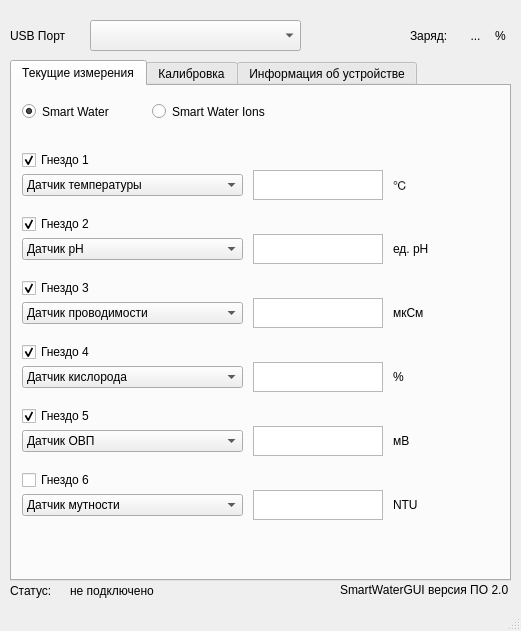
<?xml version="1.0" encoding="UTF-8"?>
<ui version="4.0">
 <class>MainWindow</class>
 <widget class="QMainWindow" name="MainWindow">
  <property name="geometry">
   <rect>
    <x>0</x>
    <y>0</y>
    <width>521</width>
    <height>631</height>
   </rect>
  </property>
  <property name="windowTitle">
   <string>SmartWaterGUI</string>
  </property>
  <property name="autoFillBackground">
   <bool>false</bool>
  </property>
  <widget class="QWidget" name="centralwidget">
   <widget class="QTabWidget" name="tabWidget">
    <property name="geometry">
     <rect>
      <x>10</x>
      <y>60</y>
      <width>501</width>
      <height>521</height>
     </rect>
    </property>
    <property name="currentIndex">
     <number>0</number>
    </property>
    <widget class="QWidget" name="tabSensorsMeas">
     <attribute name="title">
      <string>Текущие измерения</string>
     </attribute>
     <widget class="QWidget" name="verticalLayoutWidget_3">
      <property name="geometry">
       <rect>
        <x>10</x>
        <y>50</y>
        <width>421</width>
        <height>403</height>
       </rect>
      </property>
      <layout class="QVBoxLayout" name="layoutSensorsMeas" stretch="0,0,0,0,0,0">
       <property name="spacing">
        <number>0</number>
       </property>
       <property name="sizeConstraint">
        <enum>QLayout::SetDefaultConstraint</enum>
       </property>
       <property name="leftMargin">
        <number>0</number>
       </property>
       <property name="topMargin">
        <number>0</number>
       </property>
       <property name="bottomMargin">
        <number>0</number>
       </property>
       <item>
        <layout class="QVBoxLayout" name="verticalLayoutSensor_1">
         <item>
          <widget class="QCheckBox" name="checkBoxSensor_1">
           <property name="text">
            <string>Гнездо 1</string>
           </property>
           <property name="checked">
            <bool>true</bool>
           </property>
          </widget>
         </item>
         <item>
          <layout class="QHBoxLayout" name="horizontalLayoutSensor_1">
           <property name="spacing">
            <number>10</number>
           </property>
           <item>
            <widget class="QComboBox" name="comboBoxSensor_1">
             <item>
              <property name="text">
               <string>Датчик температуры</string>
              </property>
             </item>
            </widget>
           </item>
           <item>
            <widget class="QTextBrowser" name="dataMeasSensor_1">
             <property name="maximumSize">
              <size>
               <width>130</width>
               <height>30</height>
              </size>
             </property>
            </widget>
           </item>
           <item>
            <widget class="QLabel" name="labelUnitsSensor_1">
             <property name="maximumSize">
              <size>
               <width>50</width>
               <height>16777215</height>
              </size>
             </property>
             <property name="text">
              <string>℃</string>
             </property>
            </widget>
           </item>
          </layout>
         </item>
        </layout>
       </item>
       <item>
        <layout class="QVBoxLayout" name="verticalLayoutSensor_2">
         <property name="sizeConstraint">
          <enum>QLayout::SetDefaultConstraint</enum>
         </property>
         <item>
          <widget class="QCheckBox" name="checkBoxSensor_2">
           <property name="text">
            <string>Гнездо 2</string>
           </property>
           <property name="checked">
            <bool>true</bool>
           </property>
          </widget>
         </item>
         <item>
          <layout class="QHBoxLayout" name="horizontalLayoutSensor_2">
           <property name="spacing">
            <number>10</number>
           </property>
           <property name="sizeConstraint">
            <enum>QLayout::SetDefaultConstraint</enum>
           </property>
           <item>
            <widget class="QComboBox" name="comboBoxSensor_2">
             <item>
              <property name="text">
               <string>Датчик рН</string>
              </property>
             </item>
            </widget>
           </item>
           <item>
            <widget class="QTextBrowser" name="dataMeasSensor_2">
             <property name="maximumSize">
              <size>
               <width>130</width>
               <height>30</height>
              </size>
             </property>
            </widget>
           </item>
           <item>
            <widget class="QLabel" name="labelUnitsSensor_2">
             <property name="maximumSize">
              <size>
               <width>50</width>
               <height>16777215</height>
              </size>
             </property>
             <property name="text">
              <string>ед. рН</string>
             </property>
            </widget>
           </item>
          </layout>
         </item>
        </layout>
       </item>
       <item>
        <layout class="QVBoxLayout" name="verticalLayoutSensor_3">
         <item>
          <widget class="QCheckBox" name="checkBoxSensor_3">
           <property name="text">
            <string>Гнездо 3</string>
           </property>
           <property name="checked">
            <bool>true</bool>
           </property>
          </widget>
         </item>
         <item>
          <layout class="QHBoxLayout" name="horizontalLayoutSensor_3">
           <property name="spacing">
            <number>10</number>
           </property>
           <item>
            <widget class="QComboBox" name="comboBoxSensor_3">
             <item>
              <property name="text">
               <string>Датчик проводимости</string>
              </property>
             </item>
            </widget>
           </item>
           <item>
            <widget class="QTextBrowser" name="dataMeasSensor_3">
             <property name="maximumSize">
              <size>
               <width>130</width>
               <height>30</height>
              </size>
             </property>
            </widget>
           </item>
           <item>
            <widget class="QLabel" name="labelUnitsSensor_3">
             <property name="maximumSize">
              <size>
               <width>50</width>
               <height>16777215</height>
              </size>
             </property>
             <property name="text">
              <string>мкСм</string>
             </property>
            </widget>
           </item>
          </layout>
         </item>
        </layout>
       </item>
       <item>
        <layout class="QVBoxLayout" name="verticalLayoutSensor_4">
         <item>
          <widget class="QCheckBox" name="checkBoxSensor_4">
           <property name="text">
            <string>Гнездо 4</string>
           </property>
           <property name="checked">
            <bool>true</bool>
           </property>
          </widget>
         </item>
         <item>
          <layout class="QHBoxLayout" name="horizontalLayoutSensor_4">
           <property name="spacing">
            <number>10</number>
           </property>
           <item>
            <widget class="QComboBox" name="comboBoxSensor_4">
             <item>
              <property name="text">
               <string>Датчик кислорода</string>
              </property>
             </item>
            </widget>
           </item>
           <item>
            <widget class="QTextBrowser" name="dataMeasSensor_4">
             <property name="maximumSize">
              <size>
               <width>130</width>
               <height>30</height>
              </size>
             </property>
            </widget>
           </item>
           <item>
            <widget class="QLabel" name="labelUnitsSensor_4">
             <property name="maximumSize">
              <size>
               <width>50</width>
               <height>16777215</height>
              </size>
             </property>
             <property name="text">
              <string>%</string>
             </property>
            </widget>
           </item>
          </layout>
         </item>
        </layout>
       </item>
       <item>
        <layout class="QVBoxLayout" name="verticalLayoutSensor_5">
         <item>
          <widget class="QCheckBox" name="checkBoxSensor_5">
           <property name="text">
            <string>Гнездо 5</string>
           </property>
           <property name="checked">
            <bool>true</bool>
           </property>
          </widget>
         </item>
         <item>
          <layout class="QHBoxLayout" name="horizontalLayoutSensor_5">
           <property name="spacing">
            <number>10</number>
           </property>
           <item>
            <widget class="QComboBox" name="comboBoxSensor_5">
             <item>
              <property name="text">
               <string>Датчик ОВП</string>
              </property>
             </item>
            </widget>
           </item>
           <item>
            <widget class="QTextBrowser" name="dataMeasSensor_5">
             <property name="maximumSize">
              <size>
               <width>130</width>
               <height>30</height>
              </size>
             </property>
            </widget>
           </item>
           <item>
            <widget class="QLabel" name="labelUnitsSensor_5">
             <property name="maximumSize">
              <size>
               <width>50</width>
               <height>16777215</height>
              </size>
             </property>
             <property name="text">
              <string>мВ</string>
             </property>
            </widget>
           </item>
          </layout>
         </item>
        </layout>
       </item>
       <item>
        <layout class="QVBoxLayout" name="verticalLayoutSensor_6">
         <item>
          <widget class="QCheckBox" name="checkBoxSensor_6">
           <property name="text">
            <string>Гнездо 6</string>
           </property>
           <property name="checked">
            <bool>false</bool>
           </property>
          </widget>
         </item>
         <item>
          <layout class="QHBoxLayout" name="horizontalLayoutSensor_6">
           <property name="spacing">
            <number>10</number>
           </property>
           <item>
            <widget class="QComboBox" name="comboBoxSensor_6">
             <item>
              <property name="text">
               <string>Датчик мутности</string>
              </property>
             </item>
            </widget>
           </item>
           <item>
            <widget class="QTextBrowser" name="dataMeasSensor_6">
             <property name="maximumSize">
              <size>
               <width>130</width>
               <height>30</height>
              </size>
             </property>
            </widget>
           </item>
           <item>
            <widget class="QLabel" name="labelUnitsSensor_6">
             <property name="maximumSize">
              <size>
               <width>50</width>
               <height>16777215</height>
              </size>
             </property>
             <property name="text">
              <string>NTU</string>
             </property>
            </widget>
           </item>
          </layout>
         </item>
        </layout>
       </item>
      </layout>
     </widget>
     <widget class="QRadioButton" name="radioButtonSW">
      <property name="geometry">
       <rect>
        <x>10</x>
        <y>10</y>
        <width>111</width>
        <height>31</height>
       </rect>
      </property>
      <property name="text">
       <string>Smart Water</string>
      </property>
      <property name="checked">
       <bool>true</bool>
      </property>
     </widget>
     <widget class="QRadioButton" name="radioButtonSWIons">
      <property name="geometry">
       <rect>
        <x>140</x>
        <y>10</y>
        <width>141</width>
        <height>31</height>
       </rect>
      </property>
      <property name="text">
       <string>Smart Water Ions</string>
      </property>
     </widget>
    </widget>
    <widget class="QWidget" name="tabCalibration">
     <attribute name="title">
      <string>Калибровка</string>
     </attribute>
     <widget class="QComboBox" name="boxSensors">
      <property name="geometry">
       <rect>
        <x>270</x>
        <y>10</y>
        <width>211</width>
        <height>31</height>
       </rect>
      </property>
     </widget>
     <widget class="QLabel" name="labelSensors">
      <property name="geometry">
       <rect>
        <x>10</x>
        <y>16</y>
        <width>71</width>
        <height>21</height>
       </rect>
      </property>
      <property name="text">
       <string>Датчик</string>
      </property>
     </widget>
     <widget class="QLabel" name="labelCalibrationSolution">
      <property name="geometry">
       <rect>
        <x>10</x>
        <y>50</y>
        <width>181</width>
        <height>31</height>
       </rect>
      </property>
      <property name="text">
       <string>Калибровочный раствор</string>
      </property>
     </widget>
     <widget class="QComboBox" name="boxCalibrationSolution">
      <property name="geometry">
       <rect>
        <x>270</x>
        <y>50</y>
        <width>211</width>
        <height>31</height>
       </rect>
      </property>
     </widget>
     <widget class="QPushButton" name="pushButtonStartCalibration">
      <property name="geometry">
       <rect>
        <x>150</x>
        <y>140</y>
        <width>211</width>
        <height>41</height>
       </rect>
      </property>
      <property name="text">
       <string>Начать калибровку</string>
      </property>
     </widget>
     <widget class="QLabel" name="labelStabilisationTime">
      <property name="geometry">
       <rect>
        <x>10</x>
        <y>90</y>
        <width>181</width>
        <height>31</height>
       </rect>
      </property>
      <property name="text">
       <string>Время стабилизации</string>
      </property>
     </widget>
     <widget class="QComboBox" name="boxStabilisationTime">
      <property name="geometry">
       <rect>
        <x>270</x>
        <y>90</y>
        <width>211</width>
        <height>31</height>
       </rect>
      </property>
      <item>
       <property name="text">
        <string>1 минута</string>
       </property>
      </item>
      <item>
       <property name="text">
        <string>2 минуты</string>
       </property>
      </item>
      <item>
       <property name="text">
        <string>3 минуты</string>
       </property>
      </item>
      <item>
       <property name="text">
        <string>4 минуты</string>
       </property>
      </item>
      <item>
       <property name="text">
        <string>5 минут</string>
       </property>
      </item>
     </widget>
     <widget class="QProgressBar" name="progressBarCalibration">
      <property name="geometry">
       <rect>
        <x>10</x>
        <y>440</y>
        <width>471</width>
        <height>31</height>
       </rect>
      </property>
      <property name="value">
       <number>24</number>
      </property>
     </widget>
     <widget class="QTextBrowser" name="textCalibrationValues">
      <property name="geometry">
       <rect>
        <x>10</x>
        <y>260</y>
        <width>161</width>
        <height>151</height>
       </rect>
      </property>
     </widget>
     <widget class="QLabel" name="labelCalibrationValues_1">
      <property name="geometry">
       <rect>
        <x>10</x>
        <y>210</y>
        <width>151</width>
        <height>21</height>
       </rect>
      </property>
      <property name="text">
       <string>Калибровочные</string>
      </property>
     </widget>
     <widget class="QLabel" name="labelCalibrationValues_2">
      <property name="geometry">
       <rect>
        <x>10</x>
        <y>230</y>
        <width>151</width>
        <height>21</height>
       </rect>
      </property>
      <property name="text">
       <string>значения:</string>
      </property>
     </widget>
     <widget class="PlotWidget" name="graphicsViewCalibration" native="true">
      <property name="geometry">
       <rect>
        <x>179</x>
        <y>209</y>
        <width>301</width>
        <height>221</height>
       </rect>
      </property>
     </widget>
    </widget>
    <widget class="QWidget" name="tabFirmwareInfo">
     <attribute name="title">
      <string>Информация об устройстве</string>
     </attribute>
     <widget class="QLabel" name="labelDeviceInfo">
      <property name="geometry">
       <rect>
        <x>10</x>
        <y>10</y>
        <width>221</width>
        <height>21</height>
       </rect>
      </property>
      <property name="font">
       <font>
        <weight>75</weight>
        <bold>true</bold>
       </font>
      </property>
      <property name="text">
       <string>Информация об устройстве</string>
      </property>
     </widget>
     <widget class="QWidget" name="verticalLayoutWidget_2">
      <property name="geometry">
       <rect>
        <x>10</x>
        <y>50</y>
        <width>481</width>
        <height>171</height>
       </rect>
      </property>
      <layout class="QVBoxLayout" name="verticalLayoutDeviceInfo">
       <item>
        <layout class="QHBoxLayout" name="horizontalLayoutDeviceName">
         <item>
          <widget class="QLabel" name="labelDeviceName">
           <property name="maximumSize">
            <size>
             <width>180</width>
             <height>16777215</height>
            </size>
           </property>
           <property name="text">
            <string>Имя устройства:</string>
           </property>
          </widget>
         </item>
         <item>
          <widget class="QLabel" name="dataDeviceName">
           <property name="text">
            <string>...</string>
           </property>
          </widget>
         </item>
        </layout>
       </item>
       <item>
        <layout class="QHBoxLayout" name="horizontalLayoutSerialID">
         <item>
          <widget class="QLabel" name="labelSerialID">
           <property name="maximumSize">
            <size>
             <width>180</width>
             <height>16777215</height>
            </size>
           </property>
           <property name="text">
            <string>Serial ID:</string>
           </property>
          </widget>
         </item>
         <item>
          <widget class="QLabel" name="dataSerialID">
           <property name="text">
            <string>...</string>
           </property>
          </widget>
         </item>
        </layout>
       </item>
       <item>
        <layout class="QHBoxLayout" name="horizontalLayoutFirmware">
         <item>
          <widget class="QLabel" name="labelFirmware">
           <property name="maximumSize">
            <size>
             <width>180</width>
             <height>16777215</height>
            </size>
           </property>
           <property name="text">
            <string>Прошивка:</string>
           </property>
          </widget>
         </item>
         <item>
          <widget class="QLabel" name="dataFirmware">
           <property name="text">
            <string>...</string>
           </property>
          </widget>
         </item>
        </layout>
       </item>
       <item>
        <layout class="QHBoxLayout" name="horizontalLayoutFirmwareVersion">
         <item>
          <widget class="QLabel" name="labelFirmwareVersion">
           <property name="maximumSize">
            <size>
             <width>180</width>
             <height>16777215</height>
            </size>
           </property>
           <property name="text">
            <string>Версия прошивки:</string>
           </property>
          </widget>
         </item>
         <item>
          <widget class="QLabel" name="dataFirmwareVersion">
           <property name="text">
            <string>...</string>
           </property>
          </widget>
         </item>
        </layout>
       </item>
       <item>
        <layout class="QHBoxLayout" name="horizontalLayoutmd5">
         <item>
          <widget class="QLabel" name="labelmd5">
           <property name="maximumSize">
            <size>
             <width>180</width>
             <height>16777215</height>
            </size>
           </property>
           <property name="text">
            <string>md5 hash:</string>
           </property>
          </widget>
         </item>
         <item>
          <widget class="QLabel" name="datamd5">
           <property name="text">
            <string>...</string>
           </property>
          </widget>
         </item>
        </layout>
       </item>
      </layout>
     </widget>
    </widget>
   </widget>
   <widget class="QLabel" name="labelUSBPort">
    <property name="geometry">
     <rect>
      <x>10</x>
      <y>20</y>
      <width>81</width>
      <height>31</height>
     </rect>
    </property>
    <property name="text">
     <string>USB Порт</string>
    </property>
   </widget>
   <widget class="QComboBox" name="boxUSBPorts">
    <property name="geometry">
     <rect>
      <x>90</x>
      <y>20</y>
      <width>211</width>
      <height>31</height>
     </rect>
    </property>
   </widget>
   <widget class="QLabel" name="labelAppVersion">
    <property name="geometry">
     <rect>
      <x>340</x>
      <y>574</y>
      <width>171</width>
      <height>31</height>
     </rect>
    </property>
    <property name="font">
     <font>
      <pointsize>9</pointsize>
     </font>
    </property>
    <property name="text">
     <string>SmartWaterGUI версия ПО 2.0</string>
    </property>
   </widget>
   <widget class="QLabel" name="labelBattery">
    <property name="geometry">
     <rect>
      <x>410</x>
      <y>20</y>
      <width>51</width>
      <height>31</height>
     </rect>
    </property>
    <property name="text">
     <string>Заряд:</string>
    </property>
   </widget>
   <widget class="QLabel" name="dataBattery">
    <property name="geometry">
     <rect>
      <x>460</x>
      <y>20</y>
      <width>31</width>
      <height>31</height>
     </rect>
    </property>
    <property name="layoutDirection">
     <enum>Qt::LeftToRight</enum>
    </property>
    <property name="text">
     <string>...</string>
    </property>
    <property name="alignment">
     <set>Qt::AlignCenter</set>
    </property>
   </widget>
   <widget class="QLabel" name="labelBatteryUnits">
    <property name="geometry">
     <rect>
      <x>490</x>
      <y>20</y>
      <width>21</width>
      <height>31</height>
     </rect>
    </property>
    <property name="text">
     <string>%</string>
    </property>
    <property name="alignment">
     <set>Qt::AlignCenter</set>
    </property>
   </widget>
   <widget class="QLabel" name="labelStatus">
    <property name="geometry">
     <rect>
      <x>10</x>
      <y>580</y>
      <width>61</width>
      <height>21</height>
     </rect>
    </property>
    <property name="text">
     <string>Статус:</string>
    </property>
   </widget>
   <widget class="QLabel" name="dataStatus">
    <property name="geometry">
     <rect>
      <x>70</x>
      <y>580</y>
      <width>121</width>
      <height>21</height>
     </rect>
    </property>
    <property name="text">
     <string>не подключено</string>
    </property>
   </widget>
  </widget>
  <widget class="QStatusBar" name="statusbar"/>
 </widget>
 <customwidgets>
  <customwidget>
   <class>PlotWidget</class>
   <extends>QWidget</extends>
   <header>pyqtgraph</header>
   <container>1</container>
  </customwidget>
 </customwidgets>
 <resources/>
 <connections/>
</ui>
